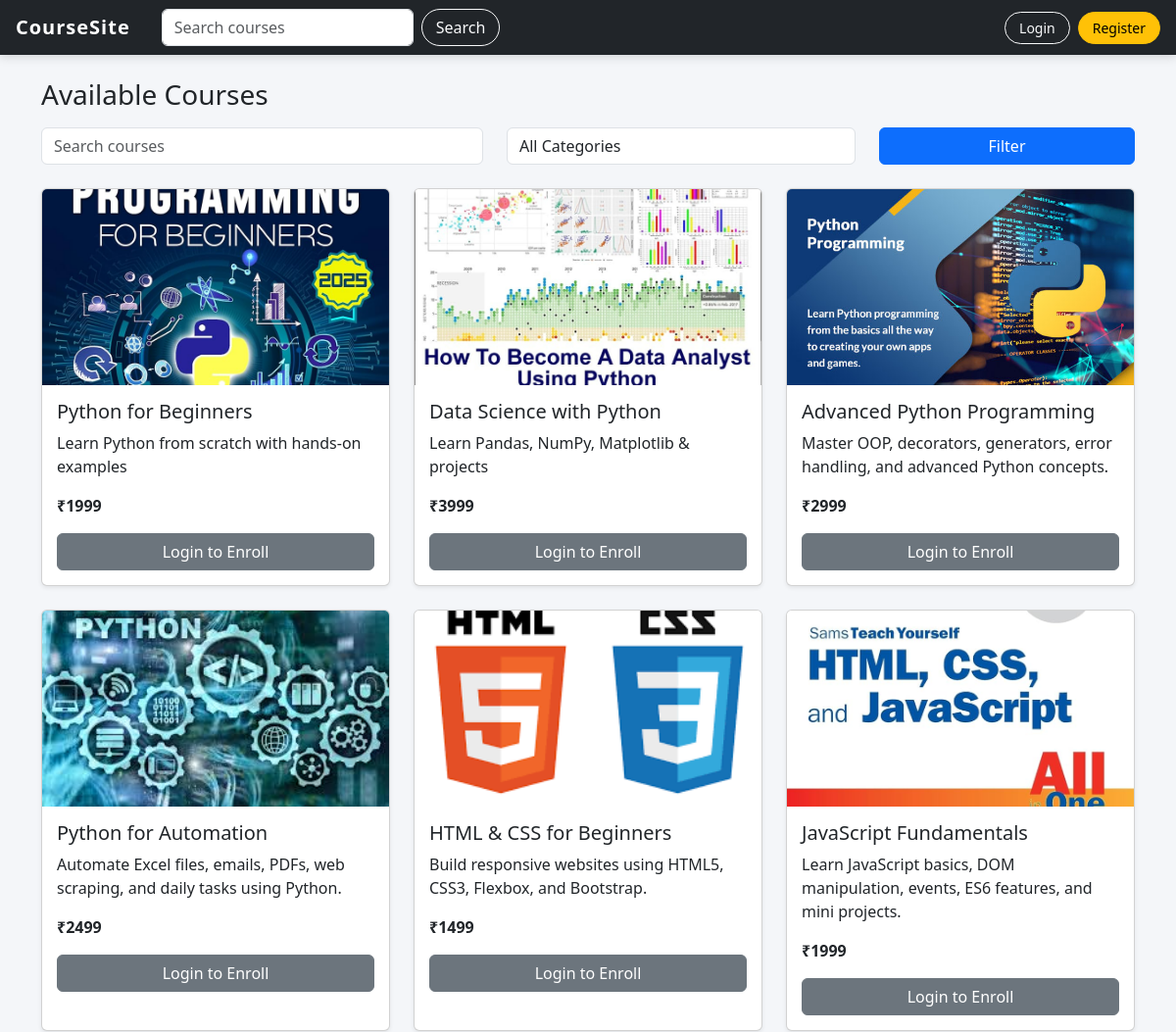
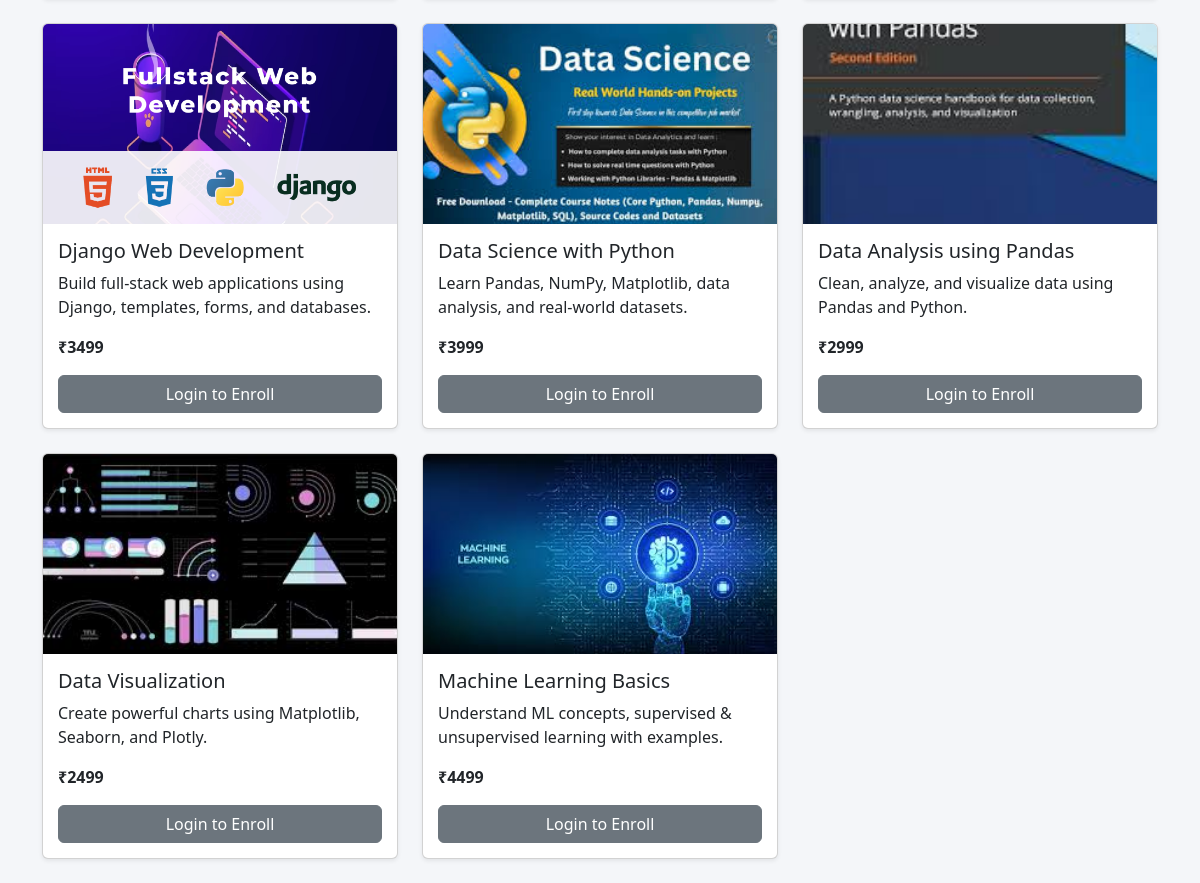
The page / on the database its author committed (2 pictures, top to bottom).
### core/models.py (models this page shows, shortened)
class Course(models.Model):
    title = models.CharField(max_length=200)
    description = models.TextField()
    price = models.IntegerField()
    image = models.ImageField(upload_to='courses/')
    category = models.ForeignKey(Category, on_delete=models.SET_NULL, null=True)

### core/views.py (the view)
# urls.py: path('', views.course_list,name='home'),
def course_list(request):
    query = request.GET.get('q', '')
    selected_category = request.GET.get('category', '')
    courses = Course.objects.all()
    categories = Category.objects.all()
    if query:
        courses = courses.filter(title__icontains=query)
    if selected_category:
        courses = courses.filter(category_id=selected_category)
    return render(request, 'core/course_list.html', {
        'courses': courses,
        'categories': categories,
        'query': query,
        'selected_category': selected_category
    })

### core/templates/core/course_list.html (shortened to what this page needs)
{% extends 'core/base.html' %}
{% block content %}
<h3 class="mb-3">Available Courses</h3>
<form method="GET" class="row mb-4">
  <div class="col-md-5">
    <input name="q" value="{{ query|default:'' }}" class="form-control" placeholder="Search courses">
  </div>
  <div class="col-md-4">
    <select name="category" class="form-control">
      <option value="">All Categories</option>
    </select>
  </div>
  <div class="col-md-3">
    <button class="btn btn-primary w-100">Filter</button>
  </div>
</form>
<div class="row">
{% for course in courses %}
  <div class="col-md-4 mb-4">
    <div class="card h-100 shadow-sm">
      {% if course.image %}
        <img src="{{ course.image.url }}" class="card-img-top" style="height:200px;object-fit:cover;">
      {% endif %}
      <div class="card-body">
        <h5>{{ course.title }}</h5>
        <p>{{ course.description|truncatewords:15 }}</p>
        <p><strong>₹{{ course.price }}</strong></p>
        {% if user.is_authenticated %}
          <a href="/add-to-cart/{{ course.id }}/" class="btn btn-success w-100">Enroll</a>
        {% else %}
          <a href="/login/" class="btn btn-secondary w-100">Login to Enroll</a>
        {% endif %}
      </div>
    </div>
  </div>
{% empty %}
  <p>No courses found.</p>
{% endfor %}
</div>
{% endblock %}

### core/templates/core/base.html (shortened to what this page needs)
<!DOCTYPE html>
<html>
<head>
  <link href="https://cdn.jsdelivr.net/npm/bootstrap@5.3.2/dist/css/bootstrap.min.css" rel="stylesheet">
  {% load static %}
  <link rel="stylesheet" href="{% static 'css/style.css' %}">
</head>
<body>
<nav class="navbar navbar-expand-lg navbar-dark bg-dark px-3">
  <a class="navbar-brand" href="/">CourseSite</a>
  {% if request.resolver_match.url_name not in 'student_dashboard my_courses cart' %}
  <form method="GET" action="/" class="d-flex ms-3">
    <input class="form-control me-2" name="q" placeholder="Search courses">
    <button class="btn btn-outline-light">Search</button>
  </form>
  {% endif %}
  <ul class="navbar-nav ms-auto align-items-center">
    {% if user.is_authenticated %}
      <span class="navbar-text text-white me-2">
        Hi, {{ user.username }}
      </span>
      <li class="nav-item me-2">
        <a href="{% url 'student_dashboard' %}"
           class="btn btn-sm {% if request.resolver_match.url_name == 'student_dashboard' %}btn-warning{% else %}btn-info{% endif %}">
          Dashboard
        </a>
      </li>
      <li class="nav-item me-2">
        <a href="{% url 'my_courses' %}"
           class="btn btn-sm {% if request.resolver_match.url_name == 'my_courses' %}btn-warning{% else %}btn-success{% endif %}">
          My Courses
        </a>
      </li>
      <li class="nav-item me-2">
        <a href="{% url 'order_history' %}" class="btn btn-secondary btn-sm">
          Orders
        </a>
      </li>
      <li class="nav-item">
        <a href="{% url 'logout' %}" class="btn btn-danger btn-sm">
          Logout
        </a>
      </li>
    {% else %}
      <li class="nav-item me-2">
        <a href="{% url 'login' %}" class="btn btn-outline-light btn-sm">
          Login
        </a>
      </li>
      <li class="nav-item">
        <a href="{% url 'register' %}" class="btn btn-warning btn-sm">
          Register
        </a>
      </li>
    {% endif %}
  </ul>
</nav>
<div class="container mt-4">
  {% block content %}{% endblock %}
</div>
</body>
</html>

### static/css/style.css (style rules this page uses)
body { background-color: #f4f6f9; font-family: "Segoe UI", Tahoma, Geneva, Verdana, sans-serif; }
.navbar { box-shadow: 0 2px 10px rgba(0, 0, 0, 0.15); }
.navbar-brand { font-weight: 700; letter-spacing: 1px; }
.navbar .btn { border-radius: 20px; padding: 5px 14px; }
.card-body { padding: 15px; }

### rows shown on the page
Course: image (picture), title "Python for Beginners", description "Learn Python from scratch with hands-on examples", price "1999"
Course: image (picture), title "Data Science with Python", description "Learn Pandas, NumPy, Matplotlib & projects", price "3999"
Course: image (picture), title "Advanced Python Programming", description "Master OOP, decorators, generators, error handling, and advanced Python concepts.", price "2999"
Course: image (picture), title "Python for Automation", description "Automate Excel files, emails, PDFs, web scraping, and daily tasks using Python.", price "2499"
Course: image (picture), title "HTML & CSS for Beginners", description "Build responsive websites using HTML5, CSS3, Flexbox, and Bootstrap.", price "1499"
Course: image (picture), title "JavaScript Fundamentals", description "Learn JavaScript basics, DOM manipulation, events, ES6 features, and mini projects.", price "1999"
Course: image (picture), title "Django Web Development", description "Build full-stack web applications using Django, templates, forms, and databases.", price "3499"
Course: image (picture), title "Data Science with Python", description "Learn Pandas, NumPy, Matplotlib, data analysis, and real-world datasets.", price "3999"
Course: image (picture), title "Data Analysis using Pandas", description "Clean, analyze, and visualize data using Pandas and Python.", price "2999"
Course: image (picture), title "Data Visualization", description "Create powerful charts using Matplotlib, Seaborn, and Plotly.", price "2499"
Course: image (picture), title "Machine Learning Basics", description "Understand ML concepts, supervised & unsupervised learning with examples.", price "4499"
